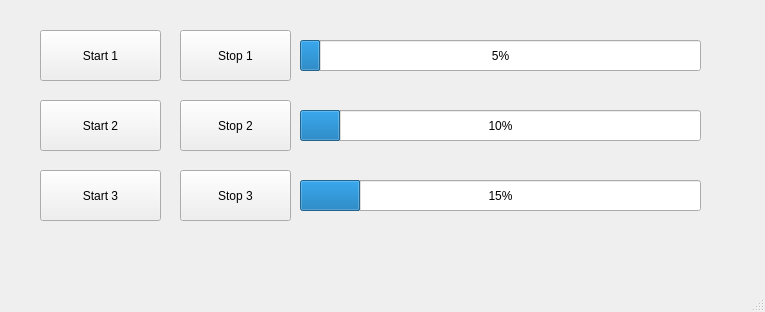
<?xml version="1.0" encoding="UTF-8"?>
<ui version="4.0">
 <class>MainWindow</class>
 <widget class="QMainWindow" name="MainWindow">
  <property name="geometry">
   <rect>
    <x>0</x>
    <y>0</y>
    <width>765</width>
    <height>312</height>
   </rect>
  </property>
  <property name="windowTitle">
   <string>MainWindow</string>
  </property>
  <widget class="QWidget" name="centralwidget">
   <widget class="QPushButton" name="pushButton">
    <property name="geometry">
     <rect>
      <x>40</x>
      <y>30</y>
      <width>121</width>
      <height>51</height>
     </rect>
    </property>
    <property name="text">
     <string>Start 1</string>
    </property>
   </widget>
   <widget class="QPushButton" name="pushButton_2">
    <property name="geometry">
     <rect>
      <x>40</x>
      <y>100</y>
      <width>121</width>
      <height>51</height>
     </rect>
    </property>
    <property name="text">
     <string>Start 2</string>
    </property>
   </widget>
   <widget class="QPushButton" name="pushButton_3">
    <property name="geometry">
     <rect>
      <x>40</x>
      <y>170</y>
      <width>121</width>
      <height>51</height>
     </rect>
    </property>
    <property name="text">
     <string>Start 3</string>
    </property>
   </widget>
   <widget class="QPushButton" name="pushButton_4">
    <property name="geometry">
     <rect>
      <x>180</x>
      <y>30</y>
      <width>111</width>
      <height>51</height>
     </rect>
    </property>
    <property name="text">
     <string>Stop 1</string>
    </property>
   </widget>
   <widget class="QPushButton" name="pushButton_5">
    <property name="geometry">
     <rect>
      <x>180</x>
      <y>100</y>
      <width>111</width>
      <height>51</height>
     </rect>
    </property>
    <property name="text">
     <string>Stop 2</string>
    </property>
   </widget>
   <widget class="QPushButton" name="pushButton_6">
    <property name="geometry">
     <rect>
      <x>180</x>
      <y>170</y>
      <width>111</width>
      <height>51</height>
     </rect>
    </property>
    <property name="text">
     <string>Stop 3</string>
    </property>
   </widget>
   <widget class="QProgressBar" name="progressBar">
    <property name="geometry">
     <rect>
      <x>300</x>
      <y>40</y>
      <width>401</width>
      <height>31</height>
     </rect>
    </property>
    <property name="value">
     <number>5</number>
    </property>
   </widget>
   <widget class="QProgressBar" name="progressBar_2">
    <property name="geometry">
     <rect>
      <x>300</x>
      <y>110</y>
      <width>401</width>
      <height>31</height>
     </rect>
    </property>
    <property name="value">
     <number>10</number>
    </property>
   </widget>
   <widget class="QProgressBar" name="progressBar_3">
    <property name="geometry">
     <rect>
      <x>300</x>
      <y>180</y>
      <width>401</width>
      <height>31</height>
     </rect>
    </property>
    <property name="value">
     <number>15</number>
    </property>
   </widget>
  </widget>
  <widget class="QMenuBar" name="menubar">
   <property name="geometry">
    <rect>
     <x>0</x>
     <y>0</y>
     <width>765</width>
     <height>26</height>
    </rect>
   </property>
  </widget>
  <widget class="QStatusBar" name="statusbar"/>
 </widget>
 <resources/>
 <connections/>
</ui>
